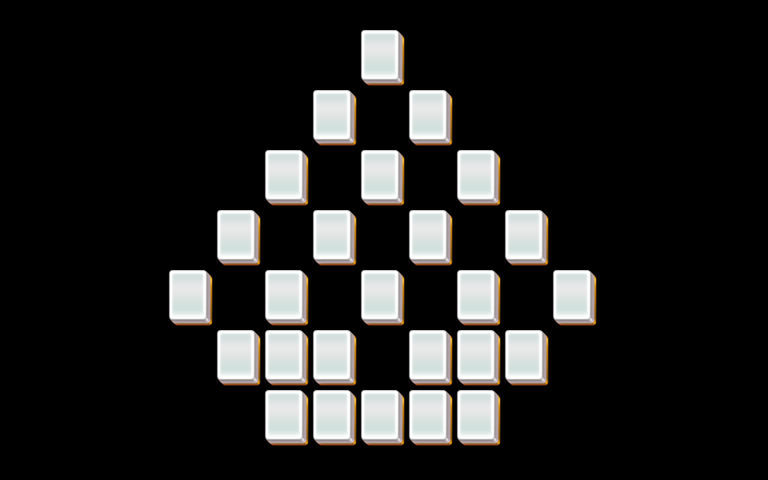

A level layout from a 2D game, rendered from its tile map. Below: a short description, then the map file with tile-grid data replaced by summaries:
An orthogonal 32x16 tile map with 24x30 px tiles, 3 tile layers (layer1, layer2, layer3).

<map version="1.0" orientation="orthogonal" width="32" height="16" tilewidth="24" tileheight="30">
 <properties>
  <property name="species" value="15" />
 </properties>
 <tileset firstgid="1" name="mahjong" tilewidth="48" tileheight="60">
  <image source="mahjong.png" />
 </tileset>
 <layer name="layer1" width="32" height="16">
  <data>[512 cells, 26 non-empty, 1 distinct tile ids]</data>
 </layer>
 <layer name="layer2" width="32" height="16">
  <data>[512 cells, 26 non-empty, 1 distinct tile ids]</data>
 </layer>
 <layer name="layer3" width="32" height="16">
  <data>[512 cells, 26 non-empty, 1 distinct tile ids]</data>
 </layer>
</map>
